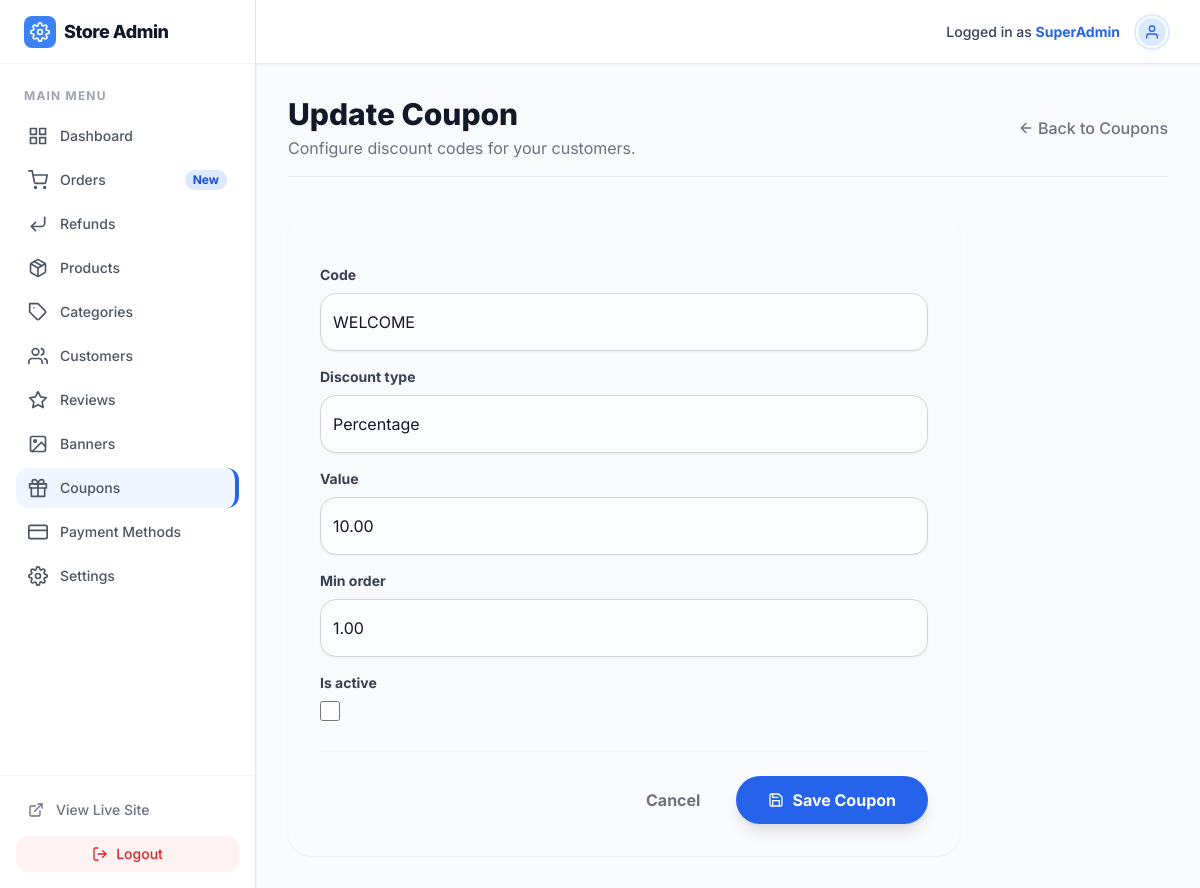
/store-admin/coupons/edit/1/ (signed in), run on the app's committed database.
### nexgen/models.py (models this page shows, shortened)
class CustomUser(AbstractBaseUser, PermissionsMixin):
    email = models.EmailField(unique=True)
    first_name = models.CharField(max_length=30, blank=True)
    last_name = models.CharField(max_length=30, blank=True)
    phone_number = models.CharField(max_length=20, blank=True)
    profile_picture = models.ImageField(upload_to='profiles/', blank=True, null=True)
    is_active = models.BooleanField(default=True)
    is_staff = models.BooleanField(default=False)
    date_joined = models.DateTimeField(default=timezone.now)
    notify_email = models.BooleanField(default=True)
    notify_sms = models.BooleanField(default=False)
    notify_push = models.BooleanField(default=True)
    objects = CustomUserManager()
    USERNAME_FIELD = 'email'
    REQUIRED_FIELDS = []

class Coupon(models.Model):
    DISCOUNT_TYPE_CHOICES = [
        ('percent', 'Percentage'),
        ('fixed', 'Fixed Amount'),
    ]
    code = models.CharField(max_length=50, unique=True)
    discount_type = models.CharField(max_length=10, choices=DISCOUNT_TYPE_CHOICES, default='percent')
    value = models.DecimalField(max_digits=10, decimal_places=2)
    min_order = models.DecimalField(max_digits=10, decimal_places=2, default=0)
    is_active = models.BooleanField(default=True)
    created_at = models.DateTimeField(auto_now_add=True)

### nexgen/admin_views.py (the view)
# urls.py: path('coupons/edit/<int:pk>/', admin_views.admin_coupon_update, name='admin_coupon_update'),
@user_passes_test(is_admin, login_url='/store-admin/login/')
def admin_coupon_update(request, pk):
    coupon = get_object_or_404(Coupon, pk=pk)
    if request.method == 'POST':
        form = AdminCouponForm(request.POST, instance=coupon)
        if form.is_valid():
            form.save()
            messages.success(request, 'Coupon updated successfully!')
            return redirect('admin_coupons_list')
    else:
        form = AdminCouponForm(instance=coupon)
    return render(request, 'admin_panel/coupon_form.html', {'form': form, 'action': 'Update'})

### nexgen/forms.py
class AdminCouponForm(TailwindFormMixin, forms.ModelForm):
    class Meta:
        model = Coupon
        fields = ['code', 'discount_type', 'value', 'min_order', 'is_active']

### nexgen/admin_views.py (called while the page is built)
def is_admin(user):
    return user.is_authenticated and user.is_staff

### nexgen/context_processors.py (called while the page is built)
def store_settings(request):
    try:
        settings = StoreSetting.objects.get(pk=1)
        currency = settings.currency
    except StoreSetting.DoesNotExist:
        currency = '$'
    banners = Banner.objects.filter(is_active=True).order_by('order')
    return {
        'STORE_CURRENCY': currency,
        'banners': banners
    }

### nexgen/templates/admin_panel/coupon_form.html (shortened to what this page needs)
{% extends 'admin_panel/admin_base.html' %}
{% block content %}
<div class="mb-8 flex justify-between items-center border-b border-gray-200 pb-4">
    <div>
        <h1 class="text-3xl font-extrabold text-gray-900">{{ action }} Coupon</h1>
        <p class="text-gray-500 mt-1">Configure discount codes for your customers.</p>
    </div>
    <a href="{% url 'admin_coupons_list' %}" class="text-gray-500 hover:text-gray-900 font-medium flex items-center gap-1 transition-colors">
        <i data-feather="arrow-left" class="w-4 h-4"></i> Back to Coupons
    </a>
</div>
<div class="max-w-2xl glass rounded-3xl p-8 shadow-sm">
    <form method="post" class="space-y-6">
        <div class="space-y-4">
            {% for field in form %}
                <div>
                    <label for="{{ field.id_for_label }}" class="block text-sm font-bold text-gray-700 mb-2">{{ field.label }}</label>
                    <div class="{% if field.errors %}ring-2 ring-red-500 rounded-2xl{% endif %}">
                        {{ field }}
                    </div>
                </div>
            {% endfor %}
        </div>
        <div class="pt-6 border-t border-gray-100 flex justify-end gap-3 mt-8">
            <a href="{% url 'admin_coupons_list' %}" class="px-6 py-3 rounded-full font-bold text-gray-500 bg-gray-50 hover:bg-gray-100 hover:text-gray-700 transition-colors">Cancel</a>
            <button type="submit" class="bg-primary-600 px-8 py-3 rounded-full font-bold text-white shadow-lg hover:shadow-xl hover:-translate-y-0.5 hover:bg-primary-700 transition-all flex items-center gap-2">
                <i data-feather="save" class="w-4 h-4"></i> Save Coupon
            </button>
        </div>
    </form>
</div>
{% endblock %}

### nexgen/templates/admin_panel/admin_base.html (shortened to what this page needs)
<!DOCTYPE html>
<html lang="en">
<head>
    <script src="https://cdn.tailwindcss.com"></script>
</head>
<body class="text-gray-900 min-h-screen flex">
    <aside class="w-64 bg-white border-r border-gray-200 flex flex-col hidden md:flex fixed h-full z-10 shadow-sm">
        <div class="h-16 flex items-center px-6 border-b border-gray-100">
            <a href="{% url 'admin_dashboard' %}" class="flex items-center gap-2 group">
                <div class="bg-primary-500 rounded-lg p-1.5 flex items-center justify-center">
                    <i data-feather="settings" class="text-white w-5 h-5 group-hover:rotate-90 transition-transform duration-500"></i>
                </div>
                <span class="font-extrabold text-lg tracking-tight text-gray-900">Store Admin</span>
            </a>
        </div>
        <nav class="flex-1 py-6 flex flex-col gap-1 px-4">
            <p class="px-2 text-xs font-bold text-gray-400 uppercase tracking-widest mb-2">Main Menu</p>
            <a href="{% url 'admin_dashboard' %}" class="flex items-center gap-3 px-3 py-2.5 rounded-xl text-sm font-medium text-gray-600 hover:bg-gray-50 hover:text-gray-900 transition-colors ">
                <i data-feather="grid" class="w-5 h-5"></i> Dashboard
            </a>
            <a href="{% url 'admin_orders_list' %}" class="flex items-center gap-3 px-3 py-2.5 rounded-xl text-sm font-medium text-gray-600 hover:bg-gray-50 hover:text-gray-900 transition-colors {% if 'order' in request.resolver_match.url_name %}sidebar-active{% endif %}">
                <i data-feather="shopping-cart" class="w-5 h-5"></i> Orders
                <span class="ml-auto bg-primary-100 text-primary-700 py-0.5 px-2 rounded-full text-xs font-bold">New</span>
            </a>
            <a href="{% url 'admin_refunds_list' %}" class="flex items-center gap-3 px-3 py-2.5 rounded-xl text-sm font-medium text-gray-600 hover:bg-gray-50 hover:text-gray-900 transition-colors {% if 'refund' in request.resolver_match.url_name %}sidebar-active{% endif %}">
                <i data-feather="corner-down-left" class="w-5 h-5"></i> Refunds
            </a>
            <a href="{% url 'admin_products_list' %}" class="flex items-center gap-3 px-3 py-2.5 rounded-xl text-sm font-medium text-gray-600 hover:bg-gray-50 hover:text-gray-900 transition-colors {% if 'product' in request.resolver_match.url_name %}sidebar-active{% endif %}">
                <i data-feather="package" class="w-5 h-5"></i> Products
            </a>
            <a href="{% url 'admin_categories_list' %}" class="flex items-center gap-3 px-3 py-2.5 rounded-xl text-sm font-medium text-gray-600 hover:bg-gray-50 hover:text-gray-900 transition-colors {% if 'categor' in request.resolver_match.url_name %}sidebar-active{% endif %}">
                <i data-feather="tag" class="w-5 h-5"></i> Categories
            </a>
            <a href="{% url 'admin_users_list' %}" class="flex items-center gap-3 px-3 py-2.5 rounded-xl text-sm font-medium text-gray-600 hover:bg-gray-50 hover:text-gray-900 transition-colors {% if 'user' in request.resolver_match.url_name %}sidebar-active{% endif %}">
                <i data-feather="users" class="w-5 h-5"></i> Customers
            </a>
            <a href="{% url 'admin_reviews_queue' %}" class="flex items-center gap-3 px-3 py-2.5 rounded-xl text-sm font-medium text-gray-600 hover:bg-gray-50 hover:text-gray-900 transition-colors {% if 'review' in request.resolver_match.url_name %}sidebar-active{% endif %}">
                <i data-feather="star" class="w-5 h-5"></i> Reviews
            </a>
            <a href="{% url 'admin_banners_list' %}" class="flex items-center gap-3 px-3 py-2.5 rounded-xl text-sm font-medium text-gray-600 hover:bg-gray-50 hover:text-gray-900 transition-colors {% if 'banner' in request.resolver_match.url_name %}sidebar-active{% endif %}">
                <i data-feather="image" class="w-5 h-5"></i> Banners
            </a>
            <a href="{% url 'admin_coupons_list' %}" class="flex items-center gap-3 px-3 py-2.5 rounded-xl text-sm font-medium text-gray-600 hover:bg-gray-50 hover:text-gray-900 transition-colors {% if 'coupon' in request.resolver_match.url_name %}sidebar-active{% endif %}">
                <i data-feather="gift" class="w-5 h-5"></i> Coupons
            </a>
            <a href="{% url 'admin_payments_list' %}" class="flex items-center gap-3 px-3 py-2.5 rounded-xl text-sm font-medium text-gray-600 hover:bg-gray-50 hover:text-gray-900 transition-colors {% if 'payment' in request.resolver_match.url_name %}sidebar-active{% endif %}">
                <i data-feather="credit-card" class="w-5 h-5"></i> Payment Methods
            </a>
            <a href="{% url 'admin_settings' %}" class="flex items-center gap-3 px-3 py-2.5 rounded-xl text-sm font-medium text-gray-600 hover:bg-gray-50 hover:text-gray-900 transition-colors ">
                <i data-feather="settings" class="w-5 h-5"></i> Settings
            </a>
        </nav>
        <div class="p-4 border-t border-gray-100">
            <a href="{% url 'home' %}" class="flex items-center gap-3 px-3 py-2 rounded-xl text-sm font-medium text-gray-500 hover:bg-gray-100 transition-colors">
                <i data-feather="external-link" class="w-4 h-4"></i> View Live Site
            </a>
            <form method="post" action="{% url 'logout' %}" class="w-full mt-2">
                <button type="submit" class="w-full flex items-center justify-center gap-2 py-2 text-sm font-medium text-red-600 bg-red-50 rounded-xl hover:bg-red-100 transition-colors">
                    <i data-feather="log-out" class="w-4 h-4"></i> Logout
                </button>
            </form>
        </div>
    </aside>
    <div class="flex-1 md:ml-64 flex flex-col min-h-screen">
        <header class="h-16 bg-white border-b border-gray-200 flex items-center justify-end px-8 sticky top-0 z-40 shadow-sm">
            <div class="flex items-center gap-4">
                <span class="text-sm font-medium text-gray-700">Logged in as <strong class="text-primary-600">{{ request.user.first_name|default:"SuperAdmin" }}</strong></span>
                <div class="h-8 w-8 bg-primary-100 rounded-full flex items-center justify-center border border-primary-200 shadow-sm border-2 border-white ring-2 ring-primary-100">
                    <i data-feather="user" class="text-primary-600 w-4 h-4"></i>
                </div>
            </div>
        </header>
        <main class="flex-1 p-8">
            {% block content %}{% endblock %}
        </main>
    </div>
</body>
</html>

### nexgen/templates/admin_panel/admin_base.html (style rules this page uses)
body { font-family: 'Inter', sans-serif; background-color: #f8fafc; }
.sidebar-active { background-color: #eff6ff; color: #2563eb; font-weight: 600; border-right: 4px solid #2563eb; }

### data on the page
CustomUser: user.first_name "SuperAdmin"
Coupon: form "WELCOME" "Percentage" "10.00" "1.00"

### other printed values
{{ action }} "Update"
{{ field.label }} "Code" "Discount type" "Value" "Min order" "Is active"
